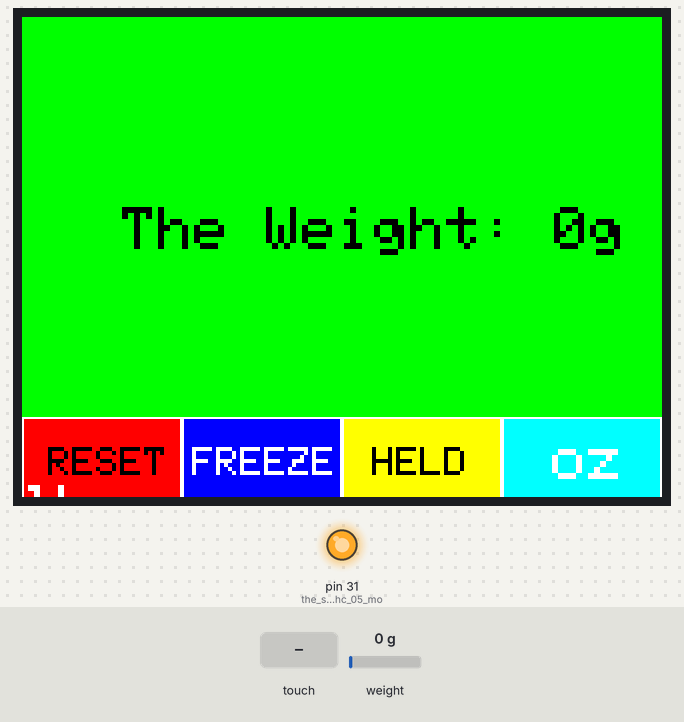
Bench run of a sketch on a simulated Arduino Mega 2560, built with avr-gcc and run on an emulated ATmega2560. Parts: 320×240 colour display, output pins drawn as LEDs (lit = HIGH). The test bench sets the inputs (shaded band); at power-on: weight on the scale 0 g. What the sketch prints to the serial monitor is not drawn.

Above: at 2.7 s.
2.8 s: touch panel pressed at 87 % / 30 % of its raw x / y range
At 3.7 s:
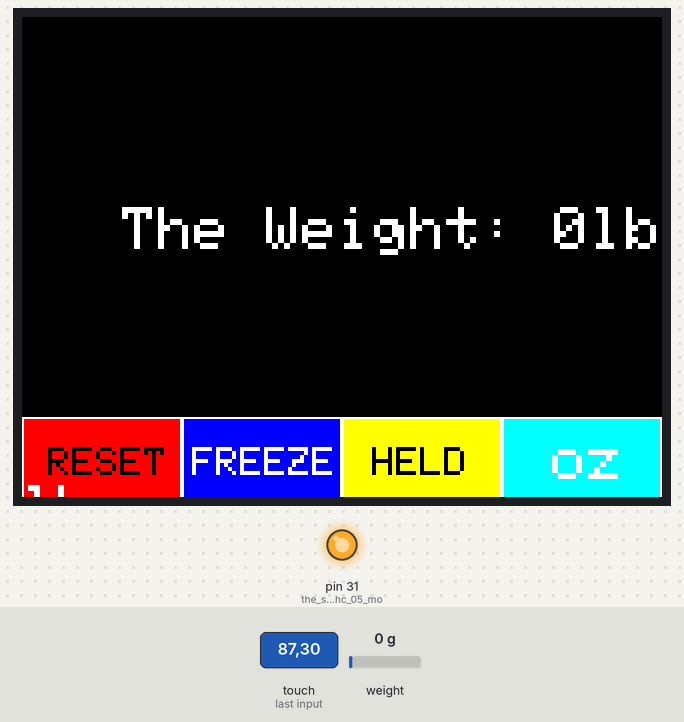
5.8 s: touch panel pressed at 87 % / 50 % of its raw x / y range
At 8.2 s:
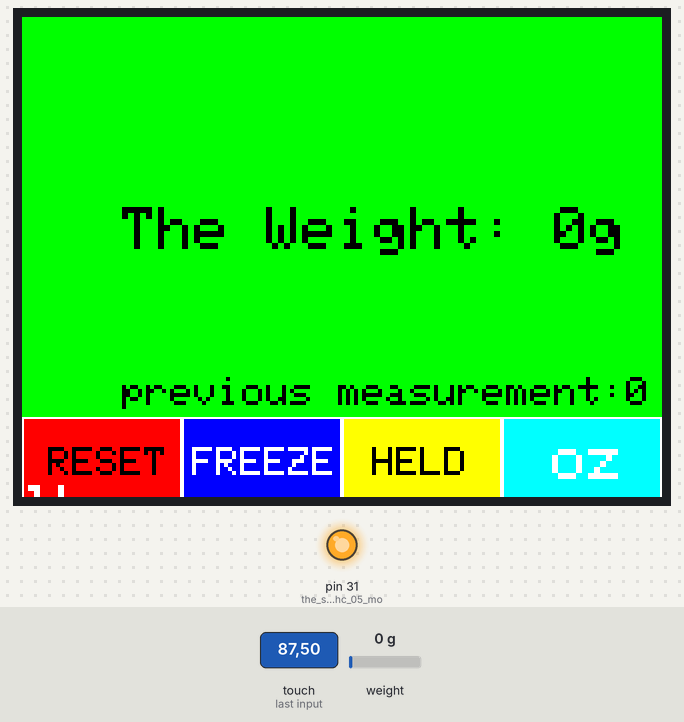
8.6 s: touch panel pressed at 87 % / 90 % of its raw x / y range
At 8.94 s:
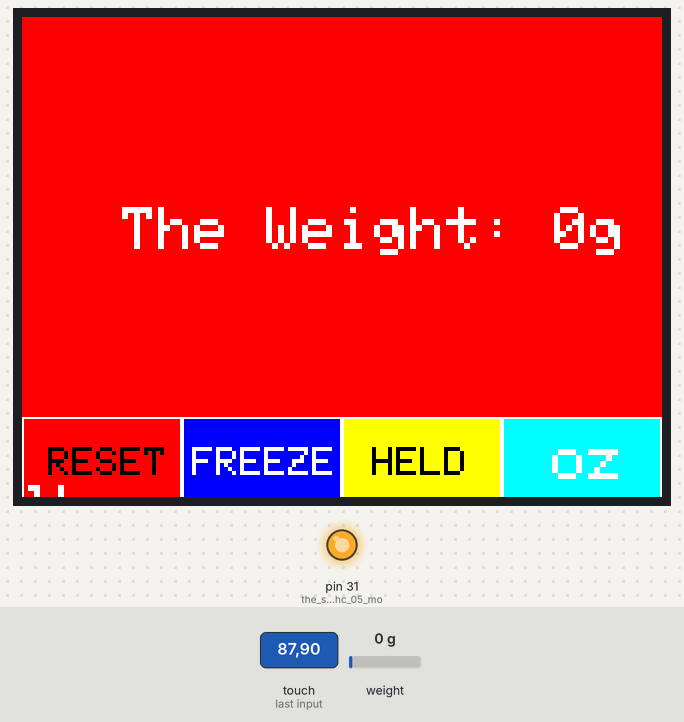
10.5 s: touch panel pressed at 87 % / 70 % of its raw x / y range
At 12.0 s:
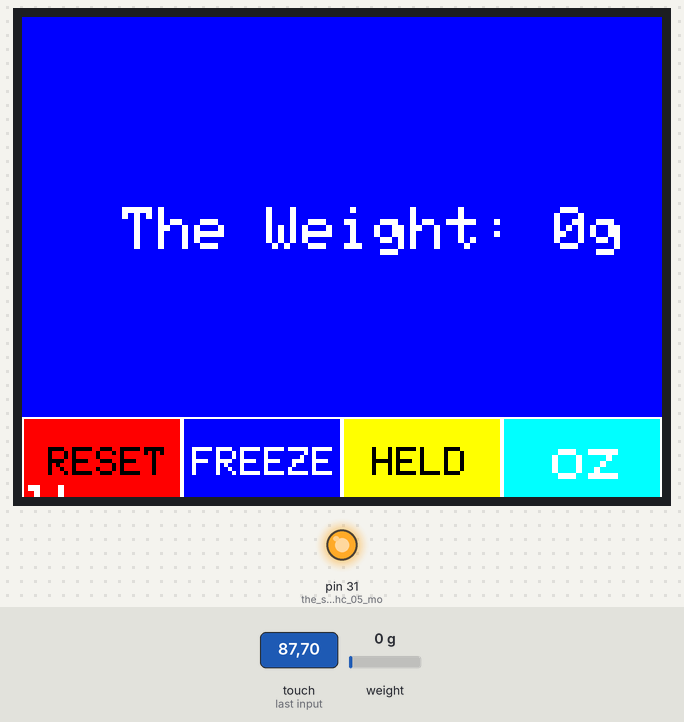
Timing chart, 0 to 13.5 s (numbered marks = the images above; inputs shaded):
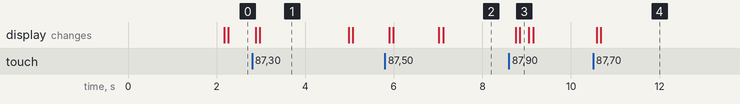

The sketch:

Unified_SensePlate.ino
```cpp
#include "SoftwareSerial.h" //RF communication library
#include "SPI.h" //serial peripheral library
#include "Adafruit_GFX.h" // main graphics library
#include "MCUFRIEND_kbv.h"  // main tft library
#include "TouchScreen.h" // touch I/O library

////////////////////////////////////////////////////////
#include "HX711.h"
#define DT 45//Define where the data is coming from on the arduino.
#define SCK 52

const float calibrationFactor = -1201.27;//The calibration factor was calculated in a seperate script, this can be found in either the group report or Kathryn Hurd's
//individual report or logbook.
float scaleReading;
HX711 scale;
///////////////////////////////////////////////////////

//HEX code for each colors
#define BLACK   0x0000
#define BLUE    0x001F
#define RED     0xF800
#define GREEN   0x07E0
#define CYAN    0x07FF
#define MAGENTA 0xF81F
#define YELLOW  0xFFE0
#define WHITE   0xFFFF

//Constants for Touch I/O
#define MINPRESSURE 100
#define MAXPRESSURE 6000
#define SWAP(a, b) {uint16_t tmp = a; a = b; b = tmp;}

#define LCD_CS A3
#define LCD_CD A2
#define LCD_WR A1
#define LCD_RD A0
#define LCD_RESET A4
#define LCD_Backlight 3

#define BT_SERIAL_RX_DIO 32
#define BT_SERIAL_TX_DIO 33
SoftwareSerial BluetoothSerial(BT_SERIAL_RX_DIO, BT_SERIAL_TX_DIO); // RX, TX, insert them backward

//PIN and Resolution declaration
const int XP = 6, XM = A2, YP = A1, YM = 7; //320x480 ID=0x9488
int TS_LEFT = 920, TS_RT = 90, TS_TOP = 940, TS_BOT = 140;
//values after doing lcd clibration. you can upload the clibration example from one of three libraries used here and then copy paste the values here

bool halt = false;
String statement = "The Weight: ";
String pre;
String first = "RESET";
String second = "FREEZE";
String third = "HELD";
String thirdplus = "Color";
String fourth = "oz";
String fifth = "lb";
volatile int grams, lb, oz;
const long interval = 2000;//refresh interval time 2 sceconds
unsigned long previousMillis = 0;

uint16_t g_identifier;
int pixel_x, pixel_y;
MCUFRIEND_kbv tft(LCD_CS, LCD_CD, LCD_WR, LCD_RD, LCD_RESET); //display instance
TouchScreen ts = TouchScreen(XP, YP, XM, YM, 350); //Touchscren area declaration
TSPoint p; //Touch I/O instance

void setup() {
  tft.reset();

  pinMode(31, OUTPUT);//the state pin of hc 05 module
  digitalWrite(31, HIGH);//activate bluetooth module

  Serial.begin(9600);
  g_identifier = tft.readID();
  if (g_identifier == 0x00D3 || g_identifier == 0xD3D3) g_identifier = 0x9481; // write-only shield
  if (g_identifier == 0xFFFF) g_identifier = 0x9341; // serial
  tft.begin(g_identifier);//to enable ILI9327 driver code
  tft.setRotation(1); //rotate to landscape view
  BluetoothSerial.begin(9600);
  /////////////////////////////////////////////////////////////
  scale.begin(DT,SCK);//Initialising the library functions with the appropriate pins.
  Serial.println("Please wait 1 second after powering to apply weight.");//Since we are about to 'zero' the scale there must not be any weight applied to the scale
  //otherwise the readings will be offset by that amount.
  scale.set_scale(calibrationFactor);//Set the code to multiply the raw data by the calibration factor to convey accurate reading in grams.
  scale.tare();//Set the output readings to zero, hence no value in the brackets.
  /////////////////////////////////////////////////////////////
}

void loop() {

  scaleReading = scale.get_units();//The function get_units gets the data from the scale after it has been affected by the calibration factor and is not raw, this is
  //the final output reading, this is being saved as a value so that it can be used in the sending via bluetooth and display on the lcd.

  Serial.print("Weight: ");//For the sake of this code being used on it's own the next 3 lines display the reading from from the scale to the serial moniter.
  Serial.print(scaleReading);
  Serial.print("g");

  String buffer = String (scale.get_units());//wrapping into string, it prevents datum conversion error by buffering
  grams = buffer.toInt();//converts into integer
  oz = grams/28;//converts into ounce
  lb = oz/16; //converts into pound

  p = ts.getPoint();
  if (p.z > ts.pressureThreshhold) {
    pixel_x = map(p.y, TS_LEFT = 757, TS_RT = 104, 0, 400);// mapping the values
    pixel_y = map(p.x, TS_TOP = 142, TS_BOT = 858, 0, 240);
    if (pixel_x > -80 && pixel_x < 0 && pixel_y > 175 && pixel_y < 240) {
      pinMode(XM, OUTPUT);
      pinMode(YP, OUTPUT);
      //first touch
      grams = 0;
      pre = "";
      measure(RED, grams, "g");
    }
    if (pixel_x > 0 && pixel_x < 79 && pixel_y > 175 && pixel_y < 240) {
      pinMode(XM, OUTPUT);
      pinMode(YP, OUTPUT);
      //second touch
      if(halt == false)
      { halt = true;}
        else {halt = false;}
      measure(BLUE, grams, "g");
    }
    if (pixel_x > 80 && pixel_x < 159 && pixel_y > 175 && pixel_y < 240) {
      pinMode(XM, OUTPUT);
      pinMode(YP, OUTPUT);
      //third touch
      if (pre != NULL) {pre = pre;}
      else {pre = "previous measurement:"; pre = pre + grams;}
      measure(YELLOW, grams, "g");
    }
    if (pixel_x > 160 && pixel_x < 239 && pixel_y > 175 && pixel_y < 240) {
      pinMode(XM, OUTPUT);
      pinMode(YP, OUTPUT);
      //4th touch
      measure(WHITE, oz, "oz");
      delay(2000);
    }
    if (pixel_x > 240 && pixel_x < 319 && pixel_y > 175 && pixel_y < 240) {
      pinMode(XM, OUTPUT);
      pinMode(YP, OUTPUT);
      //5th touch
      measure(BLACK, lb, "lb");
      delay(2000);
    }
  }

  if (halt != true) {
    unsigned long currentMillis = millis();
    if (currentMillis - previousMillis >= interval) {
      previousMillis = currentMillis;//by this recursive if statement, it automatically refresh itself
      measure(GREEN, grams, "g");
    }
  }

  if (BluetoothSerial.available())
  {Serial.write(BluetoothSerial.read());}
  if(Serial.available())
  {BluetoothSerial.write(Serial.read());}
  //bluetooth connectivity declaration

  BluetoothSerial.println(grams);
  //Transmit weight datum by printing on bluetooth device.
}

void measure(int color, int data, String u) {
  int contrast;
  if (color == BLACK || color == RED || color == BLUE)
  {contrast = WHITE;}
  else {contrast = BLACK;}
  tft.reset();
  tft.fillScreen(color);
  tft.setTextSize(2);
  tft.setTextColor(contrast);
  tft.setCursor(5, 5);
  tft.print("");
  tft.setCursor(50, 180);
  tft.print(pre);
  tft.setTextSize(3);
  tft.setCursor(50, 95);
  tft.print(statement + data + u);
  basetemplelate();
}

void basetemplelate() {
  tft.fillRect(80, 200, 80, 64, BLUE);//inside of frame
  tft.fillRect(0, 200, 80, 64, RED);
  tft.fillRect(160, 200, 80, 64, YELLOW);
  tft.fillRect(240, 200, 80, 64, CYAN);
  tft.fillRect(320, 200, 80, 64, MAGENTA);
  tft.setTextColor(BLACK);
  tft.setTextSize(2);
  tft.setCursor(175, 215);
  tft.print(third);
  tft.setTextSize(2);
  tft.setTextColor(BLACK);
  tft.setCursor(13, 215);
  tft.print(first);
  tft.setCursor(85, 215);
  tft.setTextColor(WHITE);
  tft.print(second);
  tft.setTextSize(3);
  tft.setCursor(265, 210);
  tft.print(fourth);
  tft.setCursor(345, 210);
  tft.print(fifth);
  tft.drawRect(80, 200, 80, 64, WHITE);//frame color
  tft.drawRect(0, 200, 80, 64, WHITE);
  tft.drawRect(160, 200, 80, 64, WHITE);
  tft.drawRect(240, 200, 80, 64, WHITE);
  tft.drawRect(320, 200, 80, 64, WHITE);
}
```

Measured:
- after the input at 2.8 s, the display: first changes after 0.08 s (image 1 shows a later state)
- after the input at 5.8 s, the display: first changes after 0.09 s (image 2 shows a later state)
- after the input at 8.6 s, the display: first changes after 0.15 s (image 3 shows a later state)
- after the input at 10.5 s, the display: first changes after 0.08 s (image 4 shows a later state)
- what the display in image 1 shows lasts 2.0 s, from 3.0 s to 5.0 s
